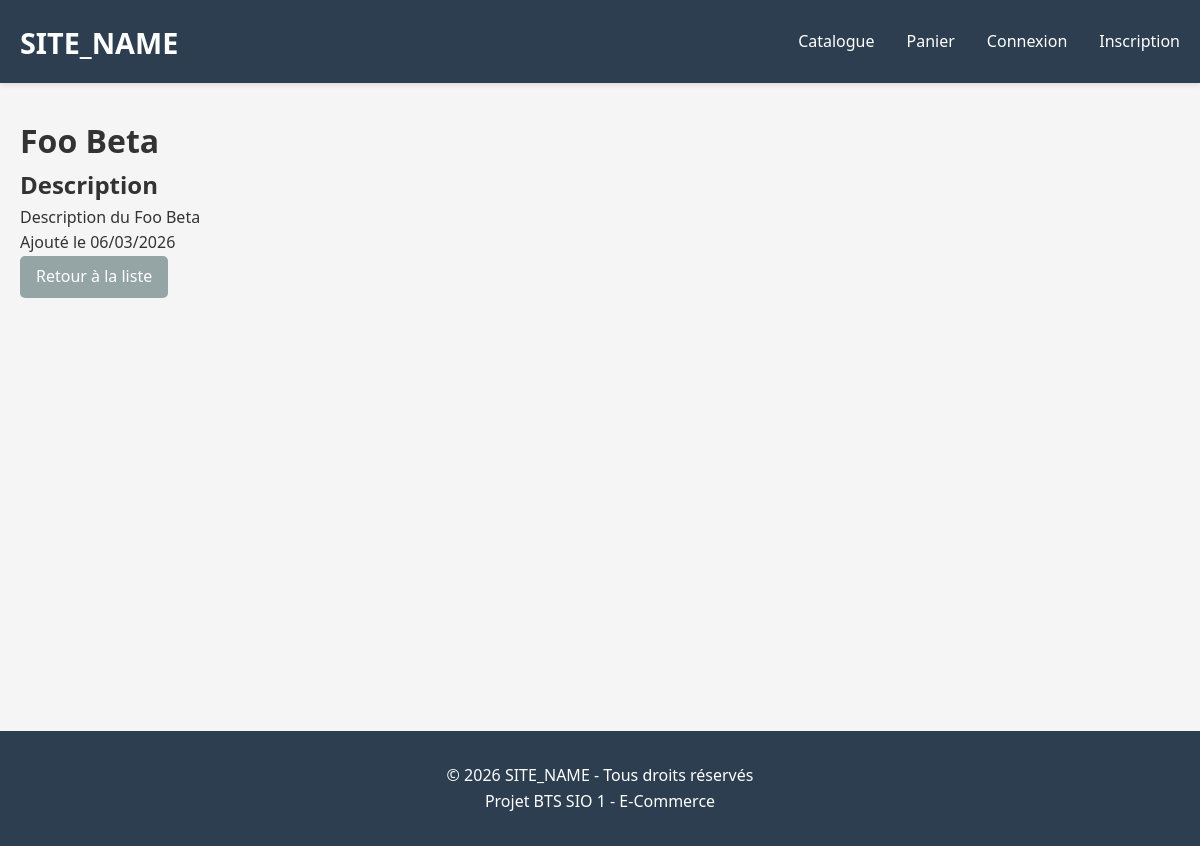
Screenshot of /index.php?controller=foo&action=show&id=2 with the database file from the repository.
### tables this page shows
CREATE TABLE foos (
    id INT AUTO_INCREMENT PRIMARY KEY,
    nom VARCHAR(200) NOT NULL,
    description TEXT,
    date_ajout DATETIME DEFAULT CURRENT_TIMESTAMP,
    INDEX idx_nom (nom)
);

### controllers/FooController.php (called while the page is built, shortened)
<?php
require_once __DIR__ . '/../models/Foo.php';
class FooController {
    private $fooModel;
    public function __construct() {
        $this->fooModel = new Foo();
    }
    public function show() {
        $id = $_GET['id'] ?? null;
        $foo = $this->fooModel->getById($id);
        require_once __DIR__ . '/../views/shop/foo.php';
    }
}

### public/index.php (called while the page is built, shortened)
<?php
require_once '../config/database.php';
$action = $_GET['action'] ?? 'list';
$action = preg_replace('/[^a-zA-Z]/', '', $action);
$controllerInstance = new $controllerClass();
$controllerInstance->$action();

### config/database.php (called while the page is built, shortened)
<?php
class Database {
    private static $pdo = null;
    public static function getConnection() {
        if (self::$pdo === null) {
            try {
                $dsn = 'mysql:host=' . DB_HOST . ';dbname=' . DB_NAME . ';charset=' . DB_CHARSET;
                $options = [
                    PDO::ATTR_ERRMODE => PDO::ERRMODE_EXCEPTION,
                    PDO::ATTR_DEFAULT_FETCH_MODE => PDO::FETCH_ASSOC,
                    PDO::ATTR_EMULATE_PREPARES => false
                ];
                self::$pdo = new PDO($dsn, DB_USER, DB_PASS, $options);
            } catch (PDOException $e) {
                die('Erreur de connexion à la base de données : ' . $e->getMessage());
            }
        }
        return self::$pdo;
    }
}

### models/Foo.php (called while the page is built, shortened)
<?php
require_once __DIR__ . '/../config/database.php';
class Foo {
    private $pdo;
    public function __construct() {
        $this->pdo = Database::getConnection();
    }
    public function getById($id) {
        $sql = "SELECT * FROM foos WHERE id = :id";
        $stmt = $this->pdo->prepare($sql);
        $stmt->execute(['id' => $id]);
        return $stmt->fetch();
    }
}

### views/shop/foo.php (the view, shortened to what this page needs)
<?php
require_once __DIR__ . '/../layout/header.php';
?>
<div class="foo-detail-page">
    <div class="foo-detail">
        <div class="foo-info-large">
            <h1><?= htmlspecialchars($foo['nom']) ?></h1>
            <div class="foo-description">
                <h2>Description</h2>
                <p><?= nl2br(htmlspecialchars($foo['description'])) ?></p>
            </div>
            <div class="foo-meta">
                <p class="foo-date">
                    Ajouté le <?= date('d/m/Y', strtotime($foo['date_ajout'])) ?>
                </p>
            </div>
            <div class="foo-actions">
                <a href="index.php?controller=foo&action=list" class="btn btn-secondary">
                    Retour à la liste
                </a>
            </div>
        </div>
    </div>
</div>
<?php
require_once __DIR__ . '/../layout/footer.php';
?>

### assets/css/style.css (style rules this page uses)
* { margin: 0; padding: 0; box-sizing: border-box; }
body { font-family: 'Segoe UI', Tahoma, Geneva, Verdana, sans-serif; font-size: 16px; line-height: 1.6; color: #333; background-color: #f5f5f5; }
.btn { display: inline-block; padding: 0.5rem 1rem; text-decoration: none; border-radius: 5px; border: none; cursor: pointer; font-size: 1rem; transition: background-color 0.3s; }
.btn-secondary { background-color: #95a5a6; color: white; }

### rows the page displays
foos: nom "Foo Beta", description "Description du Foo Beta", date_ajout "06/03/2026"

### other values shown
SITE_NAME "SITE_NAME"
